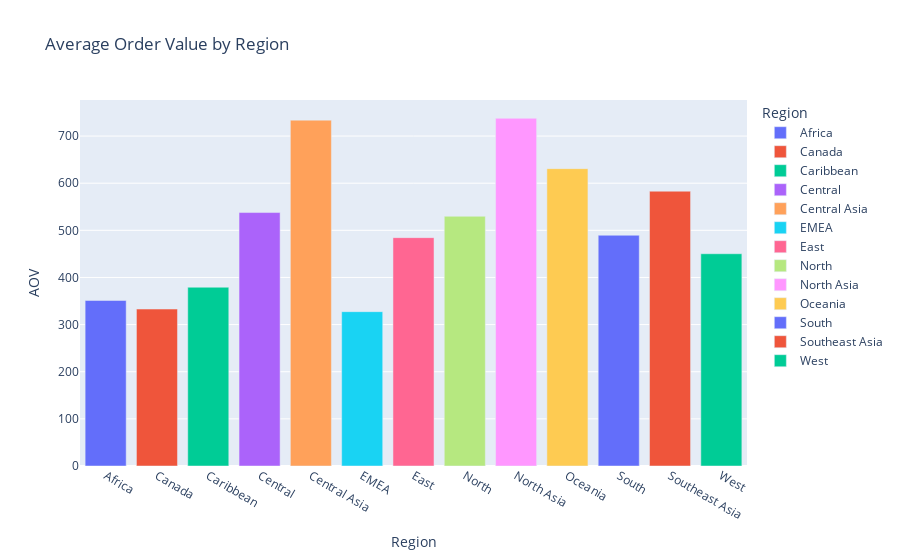

The notebook cell saved with this chart:
### Code cell
# Region AOV Chart
# Create a bar chart to visualize the Average Order Value (AOV) by Region using Plotly Express
fig_rigion = px.bar(aov_region, x='Region', y='AOV', color='Region', title='Average Order Value by Region')
fig_rigion.show()

### Figure 1 — Plotly figure (JSON) as saved in the notebook; plotly's stock layout.template omitted (floating-point values rounded to 4 significant figures)
{"data": [{"hovertemplate": "Region=%{x}<br>AOV=%{y}<extra></extra>", "legendgroup": "Africa", "marker": {"color": "#636efa", "pattern": {"shape": ""}}, "name": "Africa", "orientation": "v", "showlegend": true, "textposition": "auto", "type": "bar", "x": ["Africa"], "xaxis": "x", "y": [351.2], "yaxis": "y"}, {"hovertemplate": "Region=%{x}<br>AOV=%{y}<extra></extra>", "legendgroup": "Canada", "marker": {"color": "#EF553B", "pattern": {"shape": ""}}, "name": "Canada", "orientation": "v", "showlegend": true, "textposition": "auto", "type": "bar", "x": ["Canada"], "xaxis": "x", "y": [333.0], "yaxis": "y"}, {"hovertemplate": "Region=%{x}<br>AOV=%{y}<extra></extra>", "legendgroup": "Caribbean", "marker": {"color": "#00cc96", "pattern": {"shape": ""}}, "name": "Caribbean", "orientation": "v", "showlegend": true, "textposition": "auto", "type": "bar", "x": ["Caribbean"], "xaxis": "x", "y": [379.3], "yaxis": "y"}, {"hovertemplate": "Region=%{x}<br>AOV=%{y}<extra></extra>", "legendgroup": "Central", "marker": {"color": "#ab63fa", "pattern": {"shape": ""}}, "name": "Central", "orientation": "v", "showlegend": true, "textposition": "auto", "type": "bar", "x": ["Central"], "xaxis": "x", "y": [537.7], "yaxis": "y"}, {"hovertemplate": "Region=%{x}<br>AOV=%{y}<extra></extra>", "legendgroup": "Central Asia", "marker": {"color": "#FFA15A", "pattern": {"shape": ""}}, "name": "Central Asia", "orientation": "v", "showlegend": true, "textposition": "auto", "type": "bar", "x": ["Central Asia"], "xaxis": "x", "y": [733.7], "yaxis": "y"}, {"hovertemplate": "Region=%{x}<br>AOV=%{y}<extra></extra>", "legendgroup": "EMEA", "marker": {"color": "#19d3f3", "pattern": {"shape": ""}}, "name": "EMEA", "orientation": "v", "showlegend": true, "textposition": "auto", "type": "bar", "x": ["EMEA"], "xaxis": "x", "y": [327.4], "yaxis": "y"}, {"hovertemplate": "Region=%{x}<br>AOV=%{y}<extra></extra>", "legendgroup": "East", "marker": {"color": "#FF6692", "pattern": {"shape": ""}}, "name": "East", "orientation": "v", "showlegend": true, "textposition": "auto", "type": "bar", "x": ["East"], "xaxis": "x", "y": [484.5], "yaxis": "y"}, {"hovertemplate": "Region=%{x}<br>AOV=%{y}<extra></extra>", "legendgroup": "North", "marker": {"color": "#B6E880", "pattern": {"shape": ""}}, "name": "North", "orientation": "v", "showlegend": true, "textposition": "auto", "type": "bar", "x": ["North"], "xaxis": "x", "y": [529.8], "yaxis": "y"}, {"hovertemplate": "Region=%{x}<br>AOV=%{y}<extra></extra>", "legendgroup": "North Asia", "marker": {"color": "#FF97FF", "pattern": {"shape": ""}}, "name": "North Asia", "orientation": "v", "showlegend": true, "textposition": "auto", "type": "bar", "x": ["North Asia"], "xaxis": "x", "y": [737.7], "yaxis": "y"}, {"hovertemplate": "Region=%{x}<br>AOV=%{y}<extra></extra>", "legendgroup": "Oceania", "marker": {"color": "#FECB52", "pattern": {"shape": ""}}, "name": "Oceania", "orientation": "v", "showlegend": true, "textposition": "auto", "type": "bar", "x": ["Oceania"], "xaxis": "x", "y": [630.8], "yaxis": "y"}, {"hovertemplate": "Region=%{x}<br>AOV=%{y}<extra></extra>", "legendgroup": "South", "marker": {"color": "#636efa", "pattern": {"shape": ""}}, "name": "South", "orientation": "v", "showlegend": true, "textposition": "auto", "type": "bar", "x": ["South"], "xaxis": "x", "y": [489.6], "yaxis": "y"}, {"hovertemplate": "Region=%{x}<br>AOV=%{y}<extra></extra>", "legendgroup": "Southeast Asia", "marker": {"color": "#EF553B", "pattern": {"shape": ""}}, "name": "Southeast Asia", "orientation": "v", "showlegend": true, "textposition": "auto", "type": "bar", "x": ["Southeast Asia"], "xaxis": "x", "y": [583.0], "yaxis": "y"}, {"hovertemplate": "Region=%{x}<br>AOV=%{y}<extra></extra>", "legendgroup": "West", "marker": {"color": "#00cc96", "pattern": {"shape": ""}}, "name": "West", "orientation": "v", "showlegend": true, "textposition": "auto", "type": "bar", "x": ["West"], "xaxis": "x", "y": [450.3], "yaxis": "y"}], "layout": {"barmode": "relative", "legend": {"title": {"text": "Region"}, "tracegroupgap": 0}, "title": {"text": "Average Order Value by Region"}, "xaxis": {"anchor": "y", "categoryarray": ["Africa", "Canada", "Caribbean", "Central", "Central Asia", "EMEA", "East", "North", "North Asia", "Oceania", "South", "Southeast Asia", "West"], "categoryorder": "array", "domain": [0, 1], "title": {"text": "Region"}}, "yaxis": {"anchor": "x", "domain": [0, 1], "title": {"text": "AOV"}}}}
